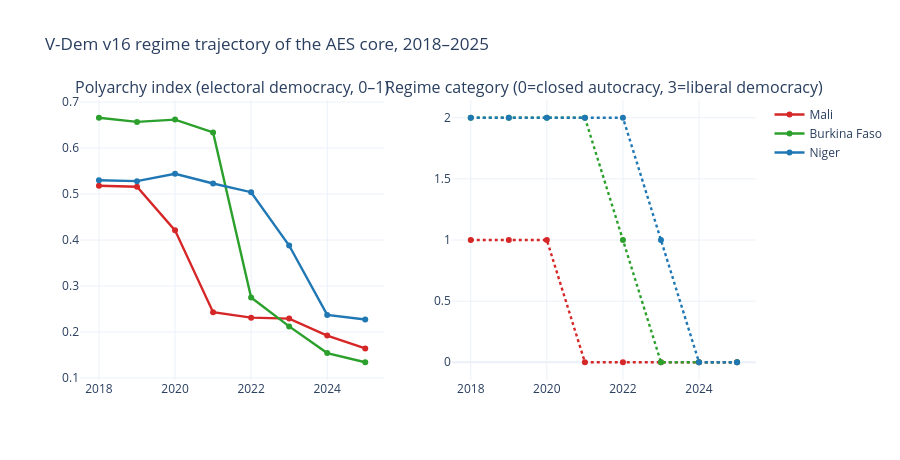

Notebook source saved alongside this figure:
### Markdown cell above
## 2.6  Figure E — V-Dem regime trajectory with coup markers

Adds the regime-collapse context to the conflict story: Mali → closed autocracy in 2021; Burkina Faso → 2023; Niger → 2024.

### Code cell
vdem = aes[['country','year','v2x_polyarchy','v2x_libdem','v2x_regime']].drop_duplicates().sort_values(['country','year'])
fig = make_subplots(rows=1, cols=2, subplot_titles=('Polyarchy index (electoral democracy, 0–1)',
                                                    'Regime category (0=closed autocracy, 3=liberal democracy)'))
for c in AES:
    sub = vdem[vdem.country==c]
    fig.add_trace(go.Scatter(x=sub.year, y=sub.v2x_polyarchy, mode='lines+markers', name=c,
                              line=dict(color=COLOURS[c], width=2.4)), row=1, col=1)
    fig.add_trace(go.Scatter(x=sub.year, y=sub.v2x_regime, mode='lines+markers', name=c,
                              line=dict(color=COLOURS[c], width=2.4, dash='dot'), showlegend=False), row=1, col=2)
fig.update_layout(title='V-Dem v16 regime trajectory of the AES core, 2018–2025',
                  template='plotly_white', height=460)
fig.write_html(FIGS/'fig_E_vdem_regime.html', include_plotlyjs='cdn')
fig.show()

### Figure 1 — Plotly figure (JSON) as saved in the notebook; plotly's stock layout.template omitted (floating-point values rounded to 4 significant figures)
{"data": [{"line": {"color": "#d62728", "width": 2.4}, "mode": "lines+markers", "name": "Mali", "type": "scatter", "x": [2018, 2019, 2020, 2021, 2022, 2023, 2024, 2025], "xaxis": "x", "y": [0.518, 0.516, 0.421, 0.243, 0.231, 0.229, 0.192, 0.164], "yaxis": "y"}, {"line": {"color": "#d62728", "dash": "dot", "width": 2.4}, "mode": "lines+markers", "name": "Mali", "showlegend": false, "type": "scatter", "x": [2018, 2019, 2020, 2021, 2022, 2023, 2024, 2025], "xaxis": "x2", "y": [1.0, 1.0, 1.0, 0.0, 0.0, 0.0, 0.0, 0.0], "yaxis": "y2"}, {"line": {"color": "#2ca02c", "width": 2.4}, "mode": "lines+markers", "name": "Burkina Faso", "type": "scatter", "x": [2018, 2019, 2020, 2021, 2022, 2023, 2024, 2025], "xaxis": "x", "y": [0.666, 0.657, 0.662, 0.634, 0.275, 0.212, 0.154, 0.134], "yaxis": "y"}, {"line": {"color": "#2ca02c", "dash": "dot", "width": 2.4}, "mode": "lines+markers", "name": "Burkina Faso", "showlegend": false, "type": "scatter", "x": [2018, 2019, 2020, 2021, 2022, 2023, 2024, 2025], "xaxis": "x2", "y": [2.0, 2.0, 2.0, 2.0, 1.0, 0.0, 0.0, 0.0], "yaxis": "y2"}, {"line": {"color": "#1f77b4", "width": 2.4}, "mode": "lines+markers", "name": "Niger", "type": "scatter", "x": [2018, 2019, 2020, 2021, 2022, 2023, 2024, 2025], "xaxis": "x", "y": [0.53, 0.528, 0.544, 0.523, 0.504, 0.388, 0.237, 0.227], "yaxis": "y"}, {"line": {"color": "#1f77b4", "dash": "dot", "width": 2.4}, "mode": "lines+markers", "name": "Niger", "showlegend": false, "type": "scatter", "x": [2018, 2019, 2020, 2021, 2022, 2023, 2024, 2025], "xaxis": "x2", "y": [2.0, 2.0, 2.0, 2.0, 2.0, 1.0, 0.0, 0.0], "yaxis": "y2"}], "layout": {"annotations": [{"font": {"size": 16}, "showarrow": false, "text": "Polyarchy index (electoral democracy, 0–1)", "x": 0.225, "xanchor": "center", "xref": "paper", "y": 1.0, "yanchor": "bottom", "yref": "paper"}, {"font": {"size": 16}, "showarrow": false, "text": "Regime category (0=closed autocracy, 3=liberal democracy)", "x": 0.775, "xanchor": "center", "xref": "paper", "y": 1.0, "yanchor": "bottom", "yref": "paper"}], "height": 460, "title": {"text": "V-Dem v16 regime trajectory of the AES core, 2018–2025"}, "xaxis": {"anchor": "y", "domain": [0.0, 0.45]}, "xaxis2": {"anchor": "y2", "domain": [0.55, 1.0]}, "yaxis": {"anchor": "x", "domain": [0.0, 1.0]}, "yaxis2": {"anchor": "x2", "domain": [0.0, 1.0]}}}
